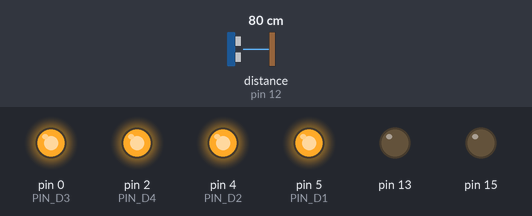
Recording of a sketch running on a simulated Arduino Uno, built with avr-gcc and run on an emulated ATmega328P. Shown: output pins drawn as LEDs (lit = HIGH). Wiring (inferred from the names in the program): ultrasonic range finder: trigger pin 14; echo pin 12. The test bench sets the inputs (shaded band); at power-on: distance to the obstacle (sensor on pin 12) 80 cm. The echo pulse lasts 58.3 µs per cm; pins used as bus, display or sensor lines are not drawn.

Above: at 1.2 s.
1.3 s: distance to the obstacle (sensor on pin 12) set to 13 cm
2.8 s: distance to the obstacle (sensor on pin 12) set to 10 cm
At 3.1 s:
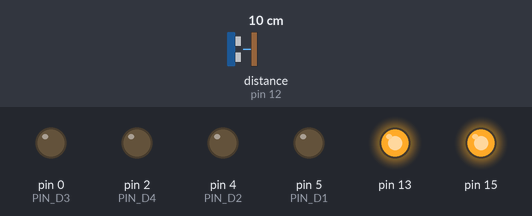
4.3 s: distance to the obstacle (sensor on pin 12) set to 18 cm
At 5.5 s:
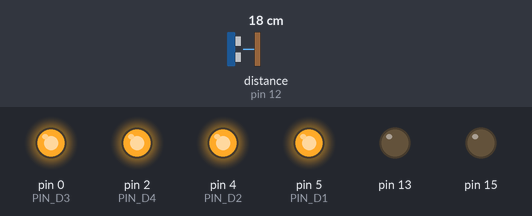
5.8 s: distance to the obstacle (sensor on pin 12) set to 2 cm
At 6.6 s:
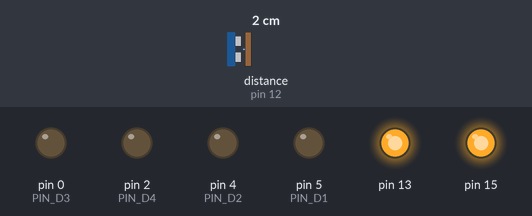
Timing chart, 0 to 8.3 s (numbered marks = the images above; inputs shaded):
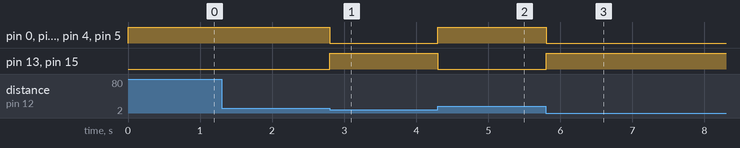

The sketch:

ULTRASOIC_STOP_ROBOT.ino
```cpp
#define PIN_D1 5  // gpio5 = D1  PWM_A
#define PIN_D2 4  // gpio4 = D2  PWM_B
#define PIN_D3 0  // gpio0 = D3  DA (A- A+) connected to motor (LEDs)
#define PIN_D4 2  // gpio2 = D4  DB (B- B+) connected to motor
#define TRIG_PIN 14 // gpio14
#define ECHO_PIN 12 // gpio12


void setup() {
  pinMode(PIN_D1, OUTPUT);
  pinMode(PIN_D2, OUTPUT);
  pinMode(PIN_D3, OUTPUT);
  pinMode(PIN_D4, OUTPUT);
  pinMode(15, OUTPUT);
  pinMode(13, OUTPUT);

  pinMode(TRIG_PIN, OUTPUT);
  pinMode(ECHO_PIN, INPUT);
}

void loop() {
  // Trigger the ultrasonic sensor
  digitalWrite(TRIG_PIN, LOW);
  delayMicroseconds(1 );
  digitalWrite(TRIG_PIN, HIGH);
  delayMicroseconds(10);
  digitalWrite(TRIG_PIN, LOW);

  // Measure the distance
  long duration = pulseIn(ECHO_PIN, HIGH);
  int distance = duration * 0.034 / 2; // in cm

  if (distance > 10) {
    // Move the robot forward
    digitalWrite(PIN_D1, HIGH);  // PWM_A HIGH
    digitalWrite(PIN_D2, HIGH);  // PWM_B HIGH
    digitalWrite(PIN_D3, HIGH);  // DA HIGH
    digitalWrite(PIN_D4, HIGH);  // DB HIGH
    digitalWrite(15, LOW);
    digitalWrite(13, LOW);
  } else {
    // Stop the robot
    digitalWrite(PIN_D1, LOW);  // PWM_A LOW
    digitalWrite(PIN_D2, LOW);  // PWM_B LOW
    digitalWrite(PIN_D3, LOW);  // DA LOW
    digitalWrite(PIN_D4, LOW);  // DB LOW
    digitalWrite(15, HIGH);
    digitalWrite(13, HIGH);
  }
}
```

Measured:
- the behaviour switches between 12 and 11 cm on distance to the obstacle (sensor on pin 12) (found by bisection; images 0 and 1)
- after the input at 1.3 s, every drawn part: stays the same
- after the input at 2.8 s, pin 0 (PIN_D3), pin 2 (PIN_D4), pin 4 (PIN_D2), pin 5 (PIN_D1): HIGH → LOW at once; pin 13, pin 15: LOW → HIGH at once
- after the input at 4.3 s, pin 0 (PIN_D3), pin 2 (PIN_D4), pin 4 (PIN_D2), pin 5 (PIN_D1): LOW → HIGH at once; pin 13, pin 15: HIGH → LOW at once
- after the input at 5.8 s, pin 0 (PIN_D3), pin 2 (PIN_D4), pin 4 (PIN_D2), pin 5 (PIN_D1): HIGH → LOW at once; pin 13, pin 15: LOW → HIGH at once
